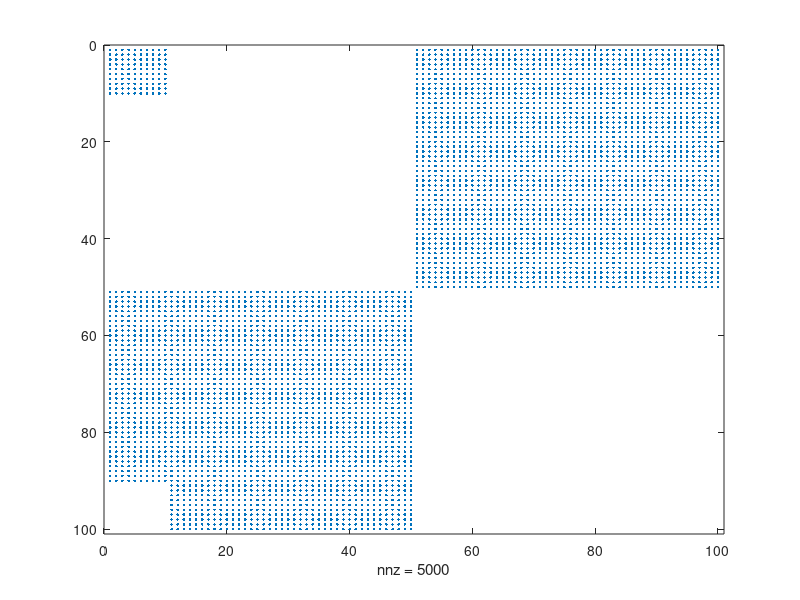

Source code (MATLAB):
clear
load d01
spy(a2)
% you may copy & paste the lines below into the workspace
% and execute them repeatedly 

% to do things step by step let's first determine the size of a2
[rows,cols]=size(a2);
% put the original lower left corner in a temporary variable lole
lole=a2(rows-9:rows,1:10);
% put the original lower right corner in a temporary variable lori
lori=a2(rows-9:rows,cols-9:cols);
% put lole in lower right corner of a2..
a2(rows-9:rows,cols-9:cols)=lole;
% ..and lori in lower left corner of a2.
a2(rows-9:rows,1:10)=lori;

% clockwise rotation:
a2=rot90(a2,-1);
spy(a2);
